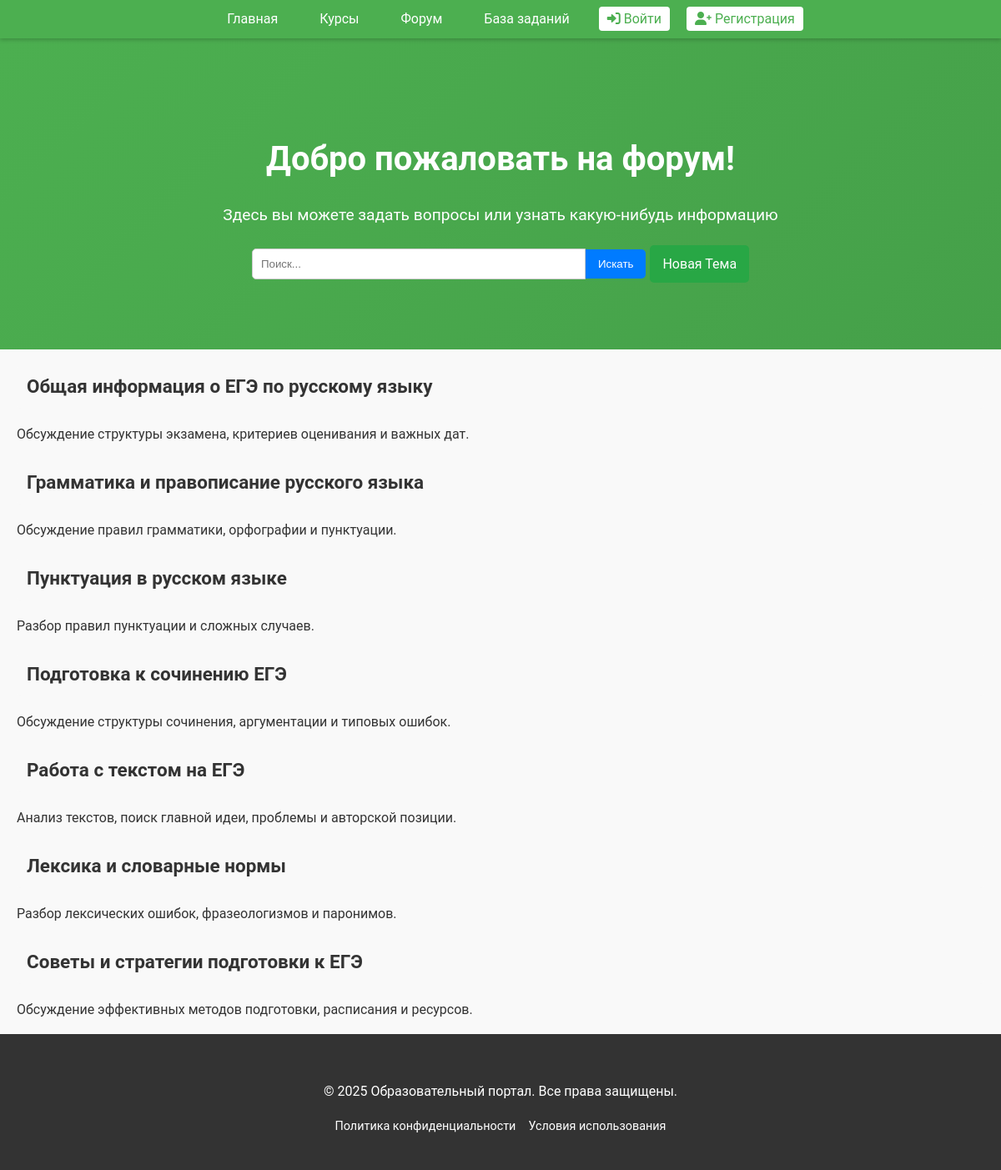
Page /forum on the committed database.
### tables this page shows
CREATE TABLE themes (
            id INTEGER PRIMARY KEY AUTOINCREMENT,
            title TEXT NOT NULL,
            description TEXT,
            url TEXT NOT NULL,
            created_at TIMESTAMP DEFAULT CURRENT_TIMESTAMP
        );

### forum_main_page.py (the view)
@app.route('/forum')
def forum():
    theme_list = get_all_theme_ids()
    theme = []
    for i in theme_list:
        theme.append(get_theme_by_id(i))
    return render_template('forum_main.html', popular_themes=theme)

### get_themebyid.py (called while the page is built)
def get_theme_by_id(theme_id):
    conn = sqlite3.connect('forum.db')
    cursor = conn.cursor()
    cursor.execute("SELECT id, title, description, url FROM themes WHERE id=?", (theme_id,))
    theme = cursor.fetchone()
    conn.close()
    if theme:
        return list(theme)  # Convert the tuple to a list
    else:
        return []  # Return an empty list if no theme found

def get_all_theme_ids():
    conn = sqlite3.connect('forum.db')
    cursor = conn.cursor()
    cursor.execute("SELECT id FROM themes")
    theme_ids = [row[0] for row in cursor.fetchall()]
    conn.close()
    return theme_ids

### templates/forum_main.html (shortened to what this page needs)
{% extends 'base.html' %}
{% block content %}
<html lang="ru">
<head>
    <link rel="stylesheet" href="../static/css/index.css">
    <link rel="stylesheet" href="../static/css/forum.css">
</head>
<body>
<section class="hero">
    <div class="container">
        <h1>Добро пожаловать на форум!</h1>
        <p>Здесь вы можете задать вопросы или узнать какую-нибудь информацию</p>
        <div class="search-container">
            <input type="text" placeholder="Поиск..." class="search-input">
            <button class="search-button">Искать</button>
            <a href="/forum/new_post?sid={{sid}}" class="new-theme-button">Новая Тема</a>
        </div>
    </div>
</section>
<section class="popular-themes">
    <div class="container">
        <div class="theme-list">
            {% for theme in popular_themes %}
            <div class="theme-item">
                <h3 class="theme-title"><a href="/forum/topic/{{theme[0]}}?sid={{sid}}">{{ theme[1][:100] }}</a></h3>
                <p>{{ theme[2][:100] }}</p>
            </div>
            {% endfor %}
        </div>
    </div>
</section>
</body>
</html>
{% endblock %}

### templates/base.html (shortened to what this page needs)
<!DOCTYPE html>
<html lang="ru">
<head>
    <link rel="stylesheet" href="{{ url_for('static', filename='css/index.css') }}">
    <link rel="stylesheet" href="https://cdnjs.cloudflare.com/ajax/libs/font-awesome/6.0.0/css/all.min.css">
</head>
<body>
<header class="main-header">
    <div class="container">
        <nav class="main-nav">
            <ul>
                <li><a href="{{ url_for('index', sid=sid) }}">Главная</a></li>
                <li><a href="{{ url_for('catalogs', sid=sid) }}">Курсы</a></li>
                <li><a href="{{ url_for('forum', sid=sid) }}">Форум</a></li>
                <li><a href="{{ url_for('tasks', sid=sid) }}">База заданий</a></li>
                {% if sid and auth.check_session(sid) %}
                    <li><a href="{{ url_for('profile', sid=sid) }}" class="btn-login">
                        <i class="fas fa-user-circle"></i> Личный кабинет
                    </a></li>
                    <li><a href="{{ url_for('logout', sid=sid) }}" class="btn-login">
                        <i class="fas fa-sign-out-alt"></i> Выйти
                    </a></li>
                {% else %}
                    <li><a href="{{ url_for('login', sid=sid) }}" class="btn-login">
                        <i class="fas fa-sign-in-alt"></i> Войти
                    </a></li>
                    <li><a href="{{ url_for('register', sid=sid) }}" class="btn-login">
                        <i class="fas fa-user-plus"></i> Регистрация
                    </a></li>
                {% endif %}
            </ul>
        </nav>
    </div>
</header>
<main>
    {% block content %}{% endblock %}
</main>
<footer class="main-footer">
    <div class="container">
        <p>&copy; 2025 Образовательный портал. Все права защищены.</p>
        <nav>
            <ul>
                <li><a href="#">Политика конфиденциальности</a></li>
                <li><a href="#">Условия использования</a></li>
            </ul>
        </nav>
    </div>
</footer>
</body>
</html>

### static/css/index.css (style rules this page uses)
body { font-family: 'Roboto', sans-serif; margin: 0; padding: 0; background-color: #f9f9f9; color: #333; line-height: 1.6; height: 100%; display: flex; flex-direction: column; min-height: 100vh; }
.container { max-width: 1200px; margin: 0 auto; padding: 0 20px; }
.main-header { background: #4CAF50; color: #fff; padding: 10px 0; display: flex; align-items: center; justify-content: space-between; position: sticky; top: 0; z-index: 1000; box-shadow: 0 2px 5px rgba(0, 0, 0, 0.2); }
.main-header .main-nav { margin-left: auto; }
.main-header .main-nav ul { list-style: none; margin: 0; padding: 0; display: flex; }
.main-header .main-nav ul li { margin-left: 20px; }
.main-header .main-nav ul li a { color: #fff; text-decoration: none; font-size: 1em; padding: 10px 15px; border-radius: 4px; transition: background-color 0.3s, color 0.3s; }
.main-header .main-nav ul li .btn-login { background: #fff; color: #4CAF50; padding: 5px 10px; border-radius: 4px; transition: background-color 0.3s, color 0.3s; }
.hero { background: linear-gradient(135deg, #4CAF50, #45a049); text-align: center; padding: 80px 20px; color: #fff; }
.hero h1 { font-size: 2.5em; margin-bottom: 20px; }
.hero p { font-size: 1.2em; margin-bottom: 20px; }
.main-footer { background: #333; color: #fff; padding: 40px 0; text-align: center; margin-top: auto; flex-shrink: 0; }
.main-footer nav ul { list-style: none; padding: 0; margin: 0; display: flex; justify-content: center; gap: 15px; }
.main-footer nav ul li a { color: #fff; text-decoration: none; font-size: 0.9em; transition: color 0.3s; }

### templates/forum_main.html (style rules this page uses)
.search-container { display: flex; margin-top: 20px; max-width: 100%; margin-left: auto; margin-right: auto; align-items: center; justify-content: center; }
.search-input { padding: 10px; border: 1px solid #ccc; border-radius: 5px 0 0 5px; flex-grow: 0.5; box-sizing: border-box; max-width: 400px; }
.search-button { padding: 10px 15px; background-color: #007bff; color: white; border: none; border-radius: 0 5px 5px 0; cursor: pointer; white-space: nowrap; }
.new-theme-button { padding: 10px 15px; background-color: #28a745; color: white; border: none; border-radius: 5px; cursor: pointer; white-space: nowrap; margin-left: 5px; text-decoration: none; }
.theme-title a { text-decoration: none; color: #333; display: block; font-size: 1.2em; font-weight: 600; margin-bottom: 5px; padding: 8px 12px; border-radius: 5px; transition: background-color 0.3s ease, color 0.3s ease; background-color: #f9f9f9; }

### rows in the picture
themes: title "Общая информация о ЕГЭ по русскому языку", description "Обсуждение структуры экзамена, критериев оценивания и важных дат."
themes: title "Грамматика и правописание русского языка", description "Обсуждение правил грамматики, орфографии и пунктуации."
themes: title "Пунктуация в русском языке", description "Разбор правил пунктуации и сложных случаев."
themes: title "Подготовка к сочинению ЕГЭ", description "Обсуждение структуры сочинения, аргументации и типовых ошибок."
themes: title "Работа с текстом на ЕГЭ", description "Анализ текстов, поиск главной идеи, проблемы и авторской позиции."
themes: title "Лексика и словарные нормы", description "Разбор лексических ошибок, фразеологизмов и паронимов."
themes: title "Советы и стратегии подготовки к ЕГЭ", description "Обсуждение эффективных методов подготовки, расписания и ресурсов."
